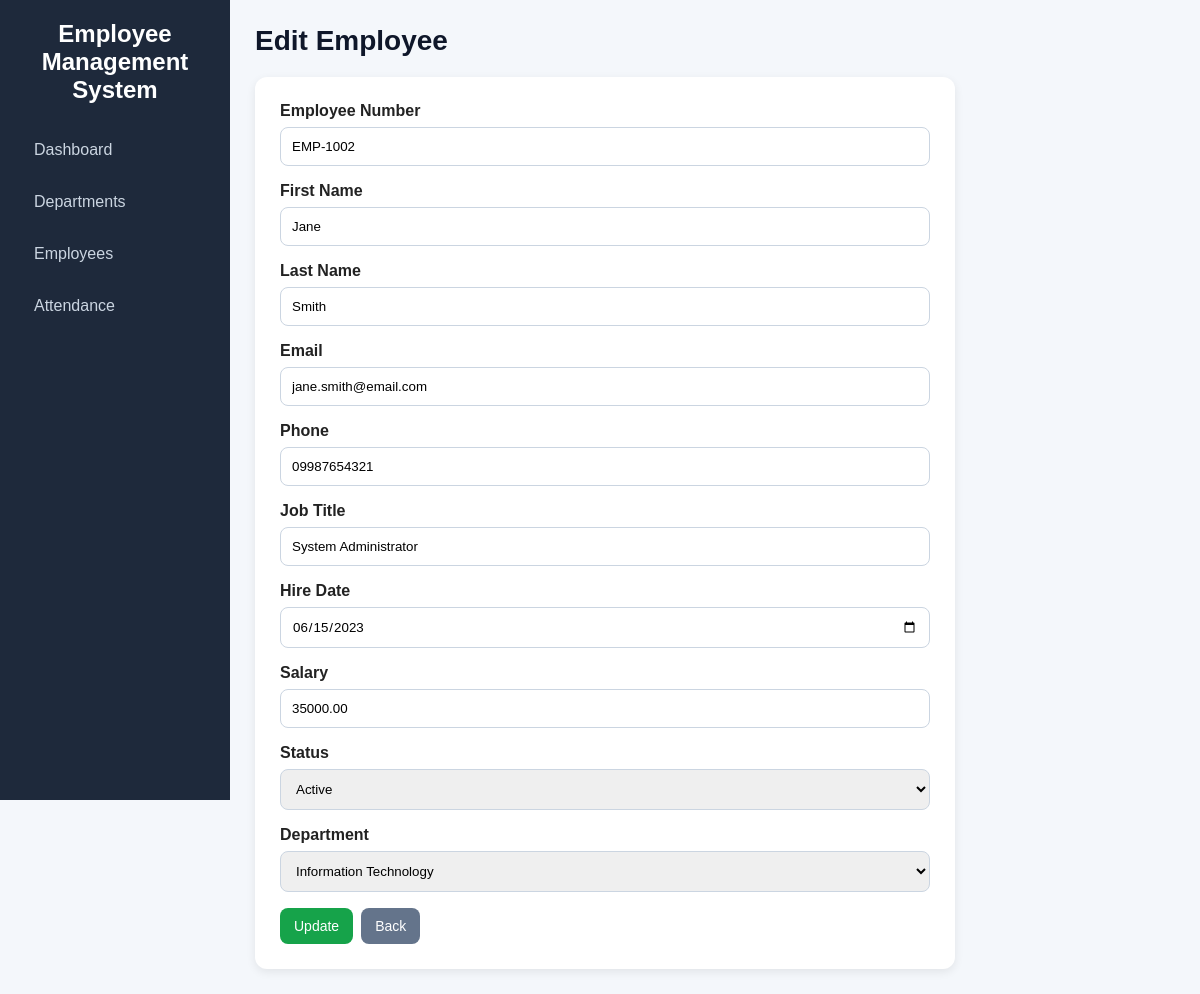
Screenshot of /employees/edit.php?id=2 with the database file from the repository.
### tables this page shows
CREATE TABLE employees (
    id INT AUTO_INCREMENT PRIMARY KEY,
    employee_no VARCHAR(50) NOT NULL UNIQUE,
    first_name VARCHAR(100) NOT NULL,
    last_name VARCHAR(100) NOT NULL,
    email VARCHAR(150) NOT NULL UNIQUE,
    phone VARCHAR(30) DEFAULT NULL,
    job_title VARCHAR(100) NOT NULL,
    hire_date DATE NOT NULL,
    salary DECIMAL(10,2) NOT NULL DEFAULT 0.00,
    status ENUM('Active', 'Inactive') NOT NULL DEFAULT 'Active',
    department_id INT NOT NULL,
    created_at TIMESTAMP DEFAULT CURRENT_TIMESTAMP,
    CONSTRAINT fk_employee_department
        FOREIGN KEY (department_id) REFERENCES departments(id)
        ON DELETE RESTRICT ON UPDATE CASCADE
);

CREATE TABLE departments (
    id INT AUTO_INCREMENT PRIMARY KEY,
    department_name VARCHAR(100) NOT NULL UNIQUE,
    department_code VARCHAR(20) NOT NULL UNIQUE,
    description VARCHAR(255) DEFAULT NULL,
    created_at TIMESTAMP DEFAULT CURRENT_TIMESTAMP
);

### employees/edit.php (the view, shortened to what this page needs)
<?php
require_once '../config/database.php';
$id = $_GET['id'] ?? null;
$deptStmt = $pdo->query("SELECT id, department_name FROM departments ORDER BY department_name ASC");
$departments = $deptStmt->fetchAll();
$stmt = $pdo->prepare("SELECT * FROM employees WHERE id = ?");
$stmt->execute([$id]);
$employee = $stmt->fetch();
include '../includes/header.php';
?>
<div class="form-container">
    <form method="POST">
        <div class="form-group">
            <label>Employee Number</label>
            <input type="text" name="employee_no" value="<?= htmlspecialchars($employee['employee_no']) ?>" required>
        </div>
        <div class="form-group">
            <label>First Name</label>
            <input type="text" name="first_name" value="<?= htmlspecialchars($employee['first_name']) ?>" required>
        </div>
        <div class="form-group">
            <label>Last Name</label>
            <input type="text" name="last_name" value="<?= htmlspecialchars($employee['last_name']) ?>" required>
        </div>
        <div class="form-group">
            <label>Email</label>
            <input type="email" name="email" value="<?= htmlspecialchars($employee['email']) ?>" required>
        </div>
        <div class="form-group">
            <label>Phone</label>
            <input type="text" name="phone" value="<?= htmlspecialchars($employee['phone']) ?>">
        </div>
        <div class="form-group">
            <label>Job Title</label>
            <input type="text" name="job_title" value="<?= htmlspecialchars($employee['job_title']) ?>" required>
        </div>
        <div class="form-group">
            <label>Hire Date</label>
            <input type="date" name="hire_date" value="<?= htmlspecialchars($employee['hire_date']) ?>" required>
        </div>
        <div class="form-group">
            <label>Salary</label>
            <input type="number" step="0.01" name="salary" value="<?= htmlspecialchars($employee['salary']) ?>" required>
        </div>
        <div class="form-group">
            <label>Status</label>
            <select name="status" required>
                <option value="Active" <?= $employee['status'] === 'Active' ? 'selected' : '' ?>>Active</option>
            </select>
        </div>
        <div class="form-group">
            <label>Department</label>
            <select name="department_id" required>
                <?php foreach ($departments as $department): ?>
                    <option value="<?= $department['id'] ?>" <?= $employee['department_id'] == $department['id'] ? 'selected' : '' ?>>
                        <?= htmlspecialchars($department['department_name']) ?>
                    </option>
                <?php endforeach; ?>
            </select>
        </div>
        <div class="actions">
            <button type="submit" class="btn btn-success">Update</button>
            <a href="index.php" class="btn btn-secondary">Back</a>
        </div>
    </form>
</div>
<?php include '../includes/footer.php'; ?>

### assets/style.css (style rules this page uses)
* { margin: 0; padding: 0; box-sizing: border-box; font-family: Arial, Helvetica, sans-serif; }
body { display: flex; background: #f4f7fb; color: #222; }
.btn { display: inline-block; padding: 10px 14px; text-decoration: none; border: none; border-radius: 8px; cursor: pointer; transition: 0.3s; font-size: 14px; }
.btn-success { background: #16a34a; color: white; }
.btn-secondary { background: #64748b; color: white; }
.form-container { background: white; padding: 25px; border-radius: 12px; max-width: 700px; box-shadow: 0 3px 10px rgba(0,0,0,0.08); }
.form-group { margin-bottom: 16px; }
.form-group label { display: block; margin-bottom: 7px; font-weight: bold; }
.form-group input, .form-group select, .form-group textarea { width: 100%; padding: 11px; border: 1px solid #cbd5e1; border-radius: 8px; }
.actions { display: flex; gap: 8px; flex-wrap: wrap; }

### rows the page displays
employees: employee_no "EMP-1002", first_name "Jane", last_name "Smith", email "jane.smith@email.com", phone "09987654321", job_title "System Administrator", hire_date "06/15/2023", salary "35000.00", status "Active", department_id "Information Technology"

### other values shown
$pageTitle "Edit Employee"
